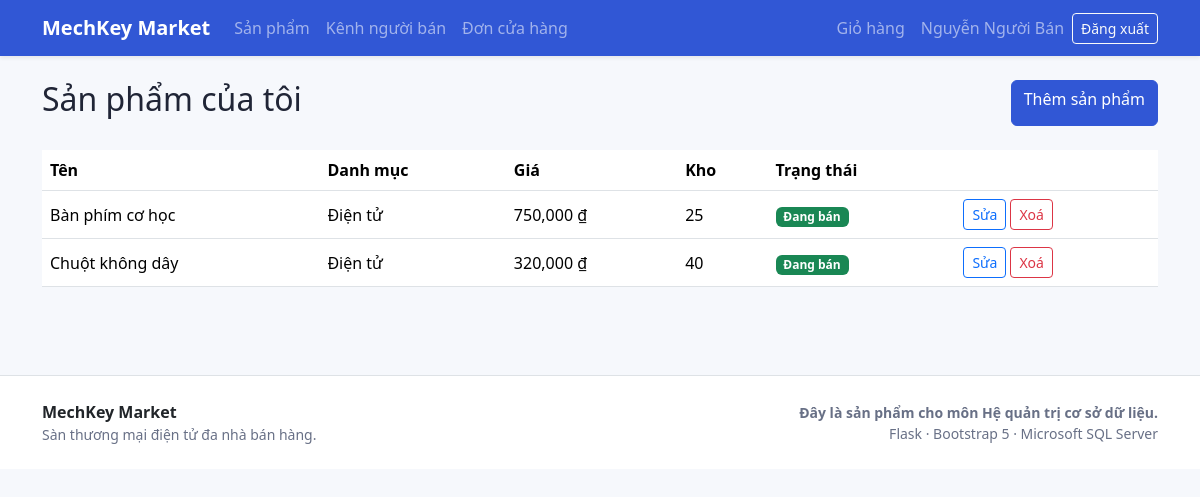
/vendor/products (signed in), run on the app's committed database.
### app/models/models.py (models this page shows, shortened)
class User(UserMixin, db.Model):
    __tablename__ = "users"
    id = db.Column(db.Integer, primary_key=True)
    full_name = db.Column(db.Unicode(120), nullable=False)
    email = db.Column(db.Unicode(255), unique=True, nullable=False, index=True)
    password_hash = db.Column(db.Unicode(255), nullable=False)
    role = db.Column(db.String(20), nullable=False, default="customer")
    store_name = db.Column(db.Unicode(120))
    is_active_account = db.Column(db.Boolean, nullable=False, default=True)
    created_at = db.Column(db.DateTime, nullable=False, default=utcnow)
    products = db.relationship("Product", back_populates="vendor")
    orders = db.relationship("Order", back_populates="customer")
    reviews = db.relationship("Review", back_populates="customer")
    @property
    def is_active(self):
        return self.is_active_account

class Product(db.Model):
    __tablename__ = "products"
    __table_args__ = (
        db.CheckConstraint("price >= 0", name="ck_products_price"),
        db.CheckConstraint("stock >= 0", name="ck_products_stock"),
    )
    id = db.Column(db.Integer, primary_key=True)
    vendor_id = db.Column(db.Integer, db.ForeignKey("users.id"), nullable=False)
    category_id = db.Column(db.Integer, db.ForeignKey("categories.id"), nullable=False)
    name = db.Column(db.Unicode(160), nullable=False)
    description = db.Column(db.UnicodeText)
    price = db.Column(db.Numeric(12, 2), nullable=False)
    stock = db.Column(db.Integer, nullable=False, default=0)
    image_filename = db.Column(db.Unicode(255))
    is_active = db.Column(db.Boolean, nullable=False, default=True)
    created_at = db.Column(db.DateTime, nullable=False, default=utcnow)
    vendor = db.relationship("User", back_populates="products")
    category = db.relationship("Category", back_populates="products")
    order_items = db.relationship("OrderItem", back_populates="product")
    reviews = db.relationship("Review", back_populates="product", cascade="all, delete-orphan")

class Category(db.Model):
    __tablename__ = "categories"
    id = db.Column(db.Integer, primary_key=True)
    name = db.Column(db.Unicode(100), unique=True, nullable=False)
    description = db.Column(db.Unicode(500))
    products = db.relationship("Product", back_populates="category")

### app/routes/vendor.py (the view)
@vendor_bp.route("/products")
@login_required
@roles_required("vendor")
def products():
    product_list = db.session.scalars(
        db.select(Product)
        .where(Product.vendor_id == current_user.id)
        .order_by(Product.created_at.desc())
    ).all()
    return render_template("vendor/products.html", products=product_list)

### app/utils.py (called while the page is built)
def roles_required(*roles):
    def decorator(view):
        @wraps(view)
        def wrapped(*args, **kwargs):
            if not current_user.is_authenticated or current_user.role not in roles:
                abort(403)
            return view(*args, **kwargs)
        return wrapped
    return decorator

### app/templates/vendor/products.html (shortened to what this page needs)
{% extends "layouts/base.html" %}
{% block content %}
<div class="d-flex justify-content-between mb-4"><h1 class="h2">Sản phẩm của tôi</h1><a class="btn btn-primary" href="{{ url_for('vendor.product_create') }}">Thêm sản phẩm</a></div>
<div class="table-responsive"><table class="table align-middle"><thead><tr><th>Tên</th><th>Danh mục</th><th>Giá</th><th>Kho</th><th>Trạng thái</th><th></th></tr></thead><tbody>
{% for product in products %}<tr><td>{{ product.name }}</td><td>{{ product.category.name }}</td><td>{{ "{:,.0f}".format(product.price) }} ₫</td><td>{{ product.stock }}</td><td><span class="badge text-bg-{{ 'success' if product.is_active else 'secondary' }}">{{ 'Đang bán' if product.is_active else 'Đã ẩn' }}</span></td><td><div class="d-flex gap-1"><a class="btn btn-sm btn-outline-primary" href="{{ url_for('vendor.product_edit', product_id=product.id) }}">Sửa</a><form method="post" action="{{ url_for('vendor.product_delete', product_id=product.id) }}"><input type="hidden" name="csrf_token" value="{{ csrf_token() }}"><button class="btn btn-sm btn-outline-danger" data-confirm="Bạn chắc chắn muốn xoá sản phẩm này?">Xoá</button></form></div></td></tr>
{% else %}<tr><td colspan="6">Bạn chưa có sản phẩm.</td></tr>{% endfor %}
</tbody></table></div>
{% endblock %}

### app/templates/layouts/base.html (shortened to what this page needs)
<!doctype html>
<html lang="vi">
<head>
    <link href="https://cdn.jsdelivr.net/npm/bootstrap@5.3.3/dist/css/bootstrap.min.css" rel="stylesheet">
    <link rel="stylesheet" href="{{ url_for('static', filename='css/style.css') }}">
</head>
<body>
<nav class="navbar navbar-expand-lg navbar-dark bg-primary sticky-top shadow-sm">
    <div class="container">
        <a class="navbar-brand fw-bold" href="{{ url_for('main.index') }}">MechKey Market</a>
        <div class="collapse navbar-collapse" id="nav">
            <ul class="navbar-nav me-auto">
                <li class="nav-item"><a class="nav-link" href="{{ url_for('main.products') }}">Sản phẩm</a></li>
                {% if current_user.is_authenticated and current_user.role == 'vendor' %}
                <li class="nav-item"><a class="nav-link" href="{{ url_for('vendor.dashboard') }}">Kênh người bán</a></li>
                <li class="nav-item"><a class="nav-link" href="{{ url_for('vendor.orders') }}">Đơn cửa hàng</a></li>
                {% elif current_user.is_authenticated and current_user.role == 'admin' %}
                <li class="nav-item"><a class="nav-link" href="{{ url_for('admin.dashboard') }}">Quản trị</a></li>
                {% endif %}
            </ul>
            <ul class="navbar-nav align-items-lg-center">
                <li class="nav-item"><a class="nav-link" href="{{ url_for('customer.cart') }}">Giỏ hàng</a></li>
                {% if current_user.is_authenticated %}
                <li class="nav-item"><span class="nav-link">{{ current_user.full_name }}</span></li>
                <li class="nav-item">
                    <form method="post" action="{{ url_for('auth.logout') }}">
                        <button class="btn btn-sm btn-outline-light">Đăng xuất</button>
                    </form>
                </li>
                {% else %}
                <li class="nav-item"><a class="nav-link" href="{{ url_for('auth.login') }}">Đăng nhập</a></li>
                <li class="nav-item"><a class="btn btn-light btn-sm" href="{{ url_for('auth.register') }}">Đăng ký</a></li>
                {% endif %}
            </ul>
        </div>
    </div>
</nav>
<main class="container py-4">
    {% block content %}{% endblock %}
</main>
<footer class="site-footer border-top mt-5">
    <div class="container py-4">
        <div class="row g-3 align-items-center">
            <div class="col-md-6">
                <div class="fw-bold text-dark">MechKey Market</div>
                <div class="small">Sàn thương mại điện tử đa nhà bán hàng.</div>
            </div>
            <div class="col-md-6 text-md-end">
                <div class="small fw-semibold">Đây là sản phẩm cho môn Hệ quản trị cơ sở dữ liệu.</div>
                <div class="small">Flask · Bootstrap 5 · Microsoft SQL Server</div>
            </div>
        </div>
    </div>
</footer>
</body>
</html>

### app/static/css/style.css (style rules this page uses)
:root { --brand: #3157d5; --brand-dark: #1f3ca0; --surface: #f6f8fc; }
body { background: var(--surface); color: #202536; min-height: 100vh; }
.bg-primary, .btn-primary { background-color: var(--brand) !important; border-color: var(--brand) !important; }
.table, .card, .list-group { --bs-card-border-color: #e6e9f0; }
.site-footer { background: white; color: #687086; }

### data on the page
User: full_name "Nguyễn Người Bán"
Product: name "Bàn phím cơ học", category.name "Điện tử", price "750,000", stock "25", is_active "Đang bán"
Product: name "Chuột không dây", category.name "Điện tử", price "320,000", stock "40", is_active "Đang bán"
